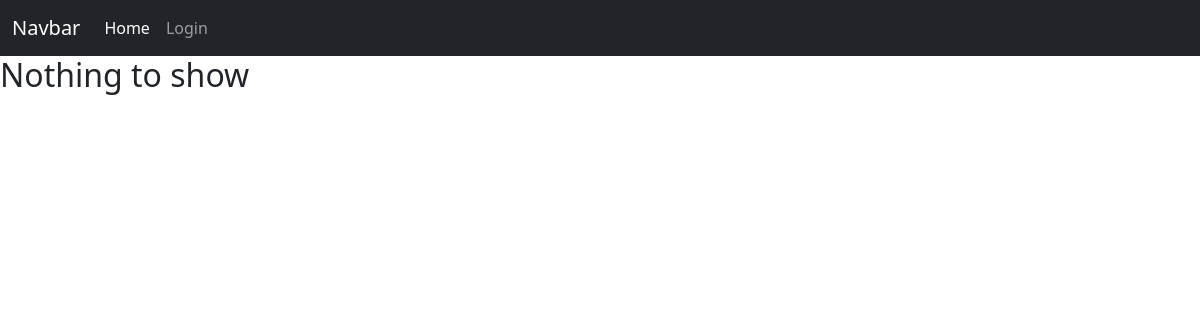
/1/enterShop, run on an earlier commit of the app's database.
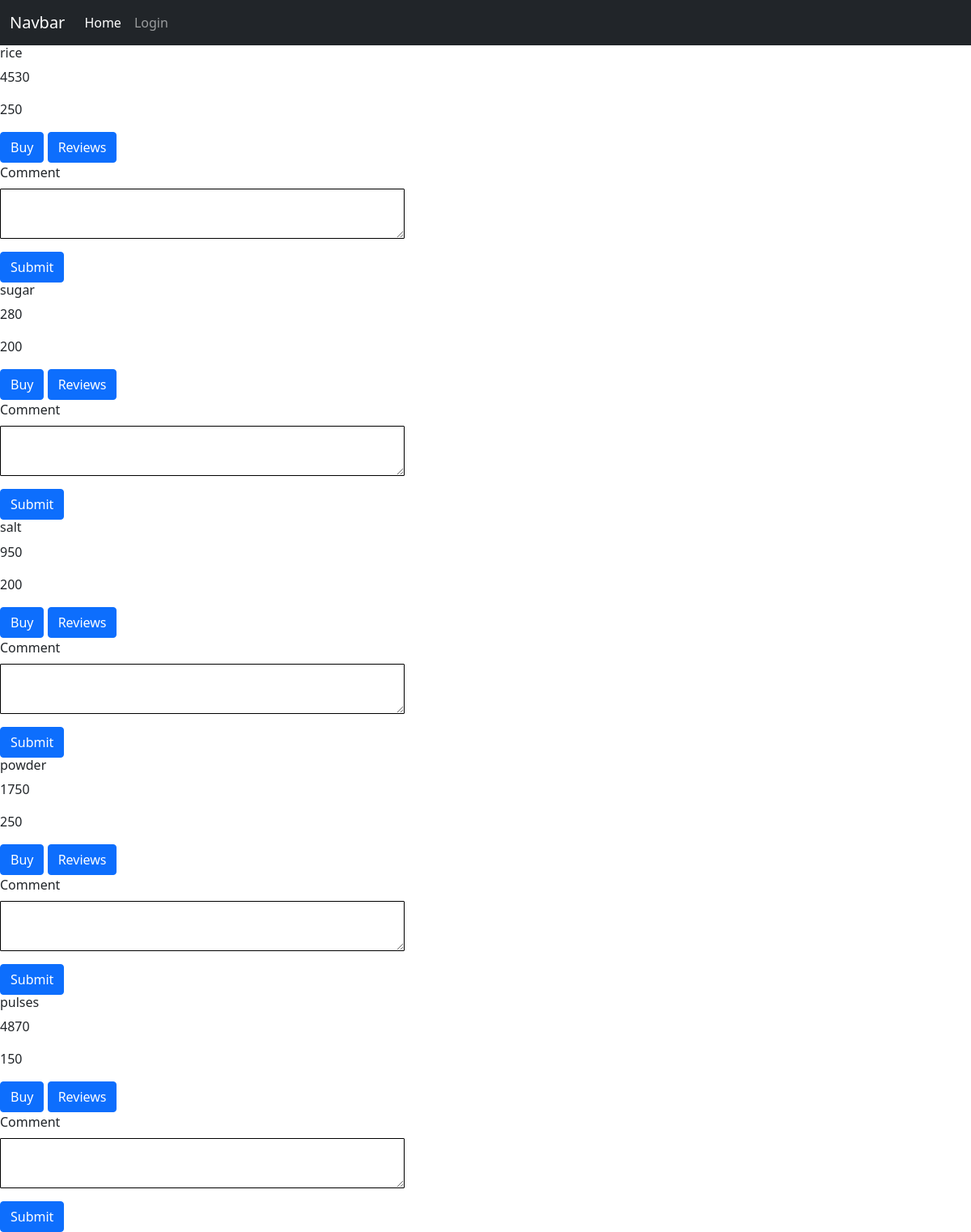
And on a later commit of the database.
### home/models.py (models this page shows)
class Items(models.Model):
    name = models.CharField(max_length=1000)
    item = models.CharField(max_length=1000)
    quantity = models.IntegerField()
    price = models.IntegerField()

### home/views.py (the view)
# urls.py: path("<int:id>/enterShop", views.enterShop, name="enterShop"),
def enterShop(request, id):
    shop = Shopkeeper.objects.get(id=id)
    items = Items.objects.filter(name=shop.name)
    return render(request, "items.html", {"items": items, "shopId": id})

### templates/items.html (shortened to what this page needs)
{% extends 'base.html' %}
{% block content %}
    {% for item in items %}
        <h6>{{item.item}}</h6>
        <p>{{item.quantity}}</p>
        <p>{{item.price}}</p>
        <a href="" class="btn btn-primary">Buy</a>
        <a href="/{{shopId}}/{{item.id}}/itemReviews" class="btn btn-primary">Reviews</a>
        <form action="/{{shopId}}/{{item.id}}/submitReviews" method="post">
            <div class="mb-3"">
                <label for=" comment" class="form-label">Comment</label>
                <textarea class="form-control" style="width: 500px; border: 1px solid black; border-radius: 1px;" id="comment"
                    name="comment"></textarea>
            </div>
            <button type="submit" class="btn btn-primary">Submit</button>
        </form>
    {%empty%}
        <h2>Nothing to show</h2>
    {% endfor %}
{% endblock content %}

### templates/base.html (shortened to what this page needs)
<!DOCTYPE html>
<html lang="en">
  <head>
    <link
      href="https://cdn.jsdelivr.net/npm/bootstrap@5.1.3/dist/css/bootstrap.min.css"
      rel="stylesheet"
    />
  </head>
  <body>
    <nav class="navbar navbar-expand-lg navbar-dark bg-dark">
  <div class="container-fluid">
    <a class="navbar-brand" href="#">Navbar</a>
    <div class="collapse navbar-collapse" id="navbarSupportedContent">
      <ul class="navbar-nav me-auto mb-2 mb-lg-0">
        <li class="nav-item">
          <a class="nav-link active" aria-current="page" href="#">Home</a>
        </li>
        {% if request.user.is_authenticated %}
            <li>
                <h4 style="color: white;">
                    Hello {{request.user.username}}
                </h4>
            </li>
            <li class="nav-item">
                <a class="nav-link" href="/shopkeeperLogout">Logout</a>
            </li>
        {% else %}
            <li class="nav-item">
                <a class="nav-link" href="/shopkeeperLogin">Login</a>
            </li>
        {% endif %}
    </div>
  </div>
</nav>
    {% block content %}{% endblock content %}
  </body>
</html>

What changed in the data, as far as the page shows it:
added Items: item "rice", quantity "4530", price "250"
added Items: item "sugar", quantity "280", price "200"
added Items: item "salt", quantity "950", price "200"
added Items: item "powder", quantity "1750", price "250"
added Items: item "pulses", quantity "4870", price "150"
Also different on the page:
text no longer shown: "Nothing to show"
